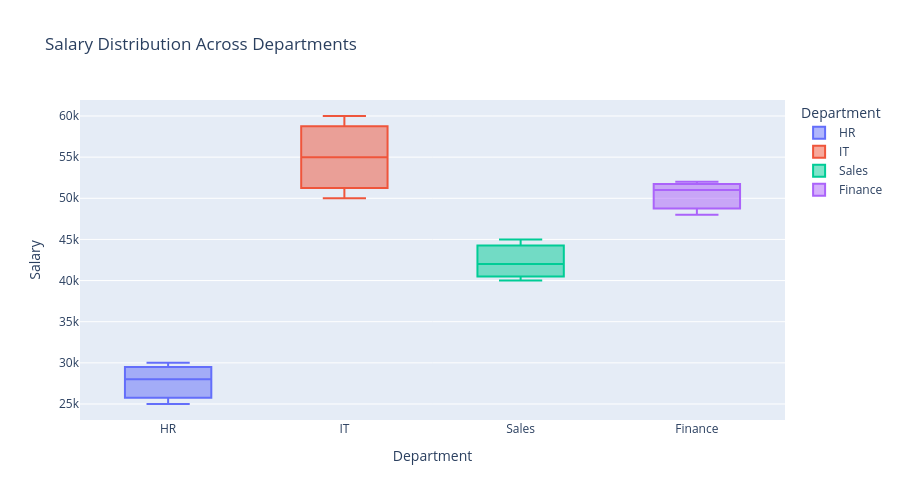

Notebook source saved alongside this figure:
### Markdown cell above
## Example 6: Salary Distribution by Department

### Code cell
import pandas as pd
import plotly.express as px

# Sample dataset
df = pd.DataFrame({
    "Department": ["HR", "HR", "HR", "IT", "IT", "IT",
                   "Sales", "Sales", "Sales", "Finance", "Finance", "Finance"],
    "Salary": [25000, 30000, 28000, 50000, 55000, 60000,
               40000, 42000, 45000, 48000, 52000, 51000]
})

# Create box plot
fig = px.box(
    df,
    x="Department",
    y="Salary",
    color="Department",   # color grouping
    title="Salary Distribution Across Departments"
)

# Customize layout
fig.update_layout(
    width=900,
    height=500
)

# Show plot
fig.show()

### Figure 1 — Plotly figure (JSON) as saved in the notebook; plotly's stock layout.template omitted (floating-point values rounded to 4 significant figures)
{"data": [{"alignmentgroup": "True", "hovertemplate": "Department=%{x}<br>Salary=%{y}<extra></extra>", "legendgroup": "HR", "marker": {"color": "#636efa"}, "name": "HR", "notched": false, "offsetgroup": "HR", "orientation": "v", "showlegend": true, "type": "box", "x": ["HR", "HR", "HR"], "x0": " ", "xaxis": "x", "y": [25000, 30000, 28000], "y0": " ", "yaxis": "y"}, {"alignmentgroup": "True", "hovertemplate": "Department=%{x}<br>Salary=%{y}<extra></extra>", "legendgroup": "IT", "marker": {"color": "#EF553B"}, "name": "IT", "notched": false, "offsetgroup": "IT", "orientation": "v", "showlegend": true, "type": "box", "x": ["IT", "IT", "IT"], "x0": " ", "xaxis": "x", "y": [50000, 55000, 60000], "y0": " ", "yaxis": "y"}, {"alignmentgroup": "True", "hovertemplate": "Department=%{x}<br>Salary=%{y}<extra></extra>", "legendgroup": "Sales", "marker": {"color": "#00cc96"}, "name": "Sales", "notched": false, "offsetgroup": "Sales", "orientation": "v", "showlegend": true, "type": "box", "x": ["Sales", "Sales", "Sales"], "x0": " ", "xaxis": "x", "y": [40000, 42000, 45000], "y0": " ", "yaxis": "y"}, {"alignmentgroup": "True", "hovertemplate": "Department=%{x}<br>Salary=%{y}<extra></extra>", "legendgroup": "Finance", "marker": {"color": "#ab63fa"}, "name": "Finance", "notched": false, "offsetgroup": "Finance", "orientation": "v", "showlegend": true, "type": "box", "x": ["Finance", "Finance", "Finance"], "x0": " ", "xaxis": "x", "y": [48000, 52000, 51000], "y0": " ", "yaxis": "y"}], "layout": {"boxmode": "overlay", "height": 500, "legend": {"title": {"text": "Department"}, "tracegroupgap": 0}, "title": {"text": "Salary Distribution Across Departments"}, "width": 900, "xaxis": {"anchor": "y", "categoryarray": ["HR", "IT", "Sales", "Finance"], "categoryorder": "array", "domain": [0, 1], "title": {"text": "Department"}}, "yaxis": {"anchor": "x", "domain": [0, 1], "title": {"text": "Salary"}}}}
